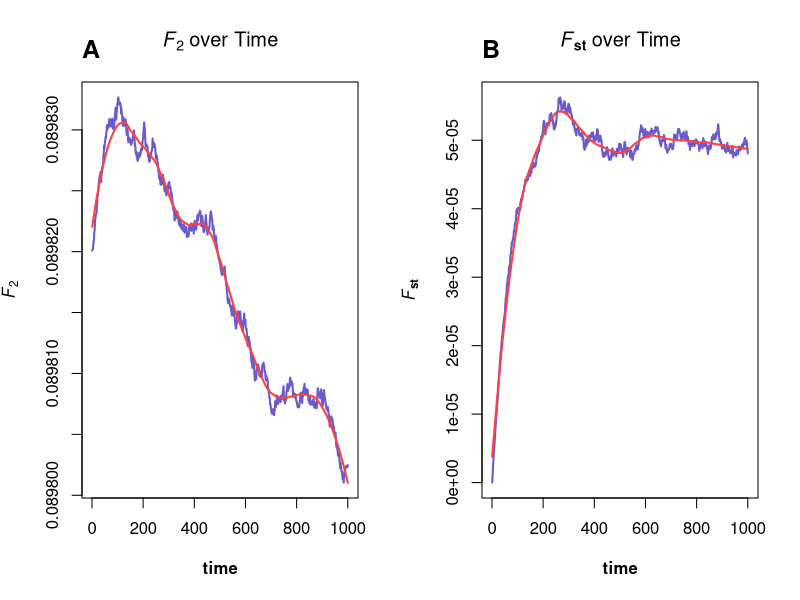

This figure's R source:

calculate_next_gen_num <- function(current_num, N, a1, b1, m, p3) {

  p0 <- current_num / (2 * N)
  p_after_migration <- p0 * (1 - m) + m * p3
  p_after_mutation <- p_after_migration * (1 - a1 - b1) + b1
  
  rbinom(1, 2 * N, p_after_mutation)
}


calculate_next_gen_num2 <- function(current_num, N, a1, b1, m1, p1, m2, p2) {
  p0 <- current_num / (2 * N)
  p_after_migration <- p0 * (1 - m1 - m2) + m1 * p1 + m2 * p2
  p_after_mutation <- p_after_migration * (1 - a1 - b1) + b1
  rbinom(1, 2 * N, p_after_mutation)
}

#----------All three populations are affected by linear evolutionary pressure, but what sets Population 3 apart is that its allele frequencies also change.

F_simulation_modified <- function(N, K, a1, b1, m_ij, p0, p3, num_generations) {
  n_i <- matrix(nrow = K, ncol = num_generations)
  n_i[1, 1] <- 2 * N * p0 
  n_i[2, 1] <- 2 * N * p0
  n_i[3, 1] <- 2 * N * p3  

  for (t in 1:(num_generations - 1)) {
    p1 = n_i[1 , t] / (2 * N)
    p2 = n_i[2 , t] / (2 * N)
    p3 = n_i[3, t] / (2 * N)
    n_i[1, t + 1] <- calculate_next_gen_num(n_i[1, t], N, a1, b1, m_ij[1, 3], p3)
    n_i[2, t + 1] <- calculate_next_gen_num(n_i[2, t], N, a1, b1, m_ij[2, 3], p3)
    n_i[3, t + 1] <- calculate_next_gen_num2(n_i[3, t], N, a1, b1, m_ij[3, 1], p1, m_ij[3, 2], p2)
  }
  p_i <- n_i / (2 * N)
  return(p_i)
}


repeat_simulation_2_modified <- function(N, num_simulations, K, a1, b1, m_ij, p0, p3, num_generations) {
  all_diffs_up <- matrix(0, nrow = num_generations, ncol = num_simulations)
  all_diffs_down <- matrix(0, nrow = num_generations, ncol = num_simulations)
  p1_diff <- matrix(0, nrow = num_generations, ncol = num_simulations)
  for (sim in 1:num_simulations) {
    F_matrix <- F_simulation_modified(N, K, a1, b1, m_ij, p0, p3, num_generations)
    
    p1_freqs <- F_matrix[1, ] / (2 * N)
    p2_freqs <- F_matrix[2, ] / (2 * N)

    p1_diff[, sim] <- (p1_freqs - p0)^2
    all_diffs_up[, sim] <- (p1_freqs - p2_freqs)^2
    all_diffs_down[, sim] <- (p1_freqs + p2_freqs - 2*p1_freqs*p2_freqs)
  }

  mean_diffs <- rowMeans(all_diffs_up) / rowMeans(all_diffs_down)
  mean_p1_diff <- rowMeans(p1_diff)
  return(list(mean_diffs = mean_diffs, mean_p1_diff = mean_p1_diff))
}



N <- 500  
a1 <- 0.0005 
b1 <- 0.0003  
m_ij <- matrix(0.005, nrow = 3, ncol = 3)
m_ij[1,2] <- m_ij[2,1] <- 0
diag(m_ij) <- 1 - 0.005 
m_ij[3,3] <- 1 - 0.005*2
p0 <- 0.3   
p3 <- 0.2   

num_generations <- 1000
num_simulations <- 1000 

set.seed(9)
results <- repeat_simulation_2_modified(N, num_simulations, 3, a1, b1, m_ij, p0, p3, num_generations)
generation_time <- 1:1000

mean_diffs <- results$mean_diffs
loess_fit_st <- loess(mean_diffs ~ generation_time, span = 0.3)  

pred_time_vals_st <- seq(min(generation_time), max(generation_time), length.out = 1000)
pred_vals_st <- predict(loess_fit_st, newdata = data.frame(generation_time = pred_time_vals_st))

F2_values <- results$mean_p1_diff
loess_fit_F2 <- loess(F2_values ~ generation_time, span = 0.3) 

pred_time_vals <- seq(min(generation_time), max(generation_time), length.out = 1000)
pred_F2_vals <- predict(loess_fit_F2, newdata = data.frame(generation_time = pred_time_vals))

par(mfrow=c(1, 2))

plot(generation_time, F2_values, type = 'l', xlab = expression(bold("time")), ylab = expression(italic("F")[bold(2)]), lwd =2,
     main = expression(italic("F")[bold(2)] ~ "over Time"), col = "slateblue")
lines(pred_time_vals, pred_F2_vals, col = "brown1", lwd = 2)  
mtext("A", side = 3, line = 1, at = par("usr")[1], adj = 0, cex = 1.5, font = 2)

# time_interval <- pred_time_vals >= 200 & pred_time_vals <= 280
# preds_interval <- pred_F2_vals[time_interval]
# t_vals_interval <- pred_time_vals[time_interval]

# max_val <- max(preds_interval)
# min_val <- min(preds_interval)
# max_time <- t_vals_interval[which.max(preds_interval)]
# min_time <- t_vals_interval[which.min(preds_interval)]
# max_x <- max_time
# max_y <- max_val
# points(max_x, max_y, col = "tan1", pch = 20, cex = 1.5)
# segments(max_x, par("usr")[3], max_x, max_y, col = "tan1", lty = "dotted" , lwd = 2)
# segments(par("usr")[1], max_y, max_x, max_y, col = "tan1", lty = "dotted" , lwd = 2)
# min_x <- min_time
# min_y <- min_val
# points(min_x, min_y, col = "limegreen", pch = 20, cex = 1.5)
# segments(min_x, par("usr")[3], min_x, min_y, col = "limegreen", lty = "dotted" , lwd = 2)
# segments(par("usr")[1], min_y, min_x, min_y, col = "limegreen", lty = "dotted" , lwd = 2)
# legend("bottomright",                      
#        legend = c("(208, 0.03975635)", "(255, 0.03974821)"), 
#        col = c("tan1", "limegreen"),               
#        pch = 20,                          
#        pt.cex = 1.5,                           
#        cex = 0.8,                          
#        bty = "n",                        
#        bg = 'white',                       
#        box.lwd = 1,                           
#        box.col = "grey50",                     
#        text.col = "black",                   
#        text.font = 2,                          
#        horiz = FALSE)                         
# print(paste("Max value point: (", max_time, ", ", max_val, ")", sep = ""))
# print(paste("Min value point: (", min_time, ", ", min_val, ")", sep = ""))

plot(generation_time, mean_diffs, type = 'l', xlab = expression(bold("time")), ylab = expression(italic("F")[bold(st)]), lwd =2,
     main = expression(italic("F")[bold(st)] ~ "over Time"), col = "slateblue")
lines(pred_time_vals_st, pred_vals_st, col = "brown1", lwd = 2)  
mtext("B", side = 3, line = 1, at = par("usr")[1], adj = 0, cex = 1.5, font = 2)

# time_interval2 <- pred_time_vals >= 200 & pred_time_vals <= 280
# preds_interval2 <- pred_vals2[time_interval2]
# t_vals_interval2 <- pred_time_vals2[time_interval2]
# max_val2 <- max(preds_interval2)
# min_val2 <- min(preds_interval2)
# max_time2 <- t_vals_interval2[which.max(preds_interval2)]
# min_time2 <- t_vals_interval2[which.min(preds_interval2)]
# max_x2 <- max_time2
# max_y2 <- max_val2
# points(max_x2, max_y2, col = "tan1", pch = 20, cex = 1.5)
# max_x2
# max_y2
# segments(max_x2, par("usr")[3], max_x2, max_y2, col = "tan1", lty = "dotted" , lwd = 2)
# segments(par("usr")[1], max_y2, max_x2, max_y2, col = "tan1", lty = "dotted" , lwd = 2)
# time_interval2 <- pred_time_vals2 >= 200 & pred_time_vals2 <= 400
# preds_interval2 <- pred_vals2[time_interval2]
# t_vals_interval2 <- pred_time_vals2[time_interval2]
# min_val2 <- min(preds_interval2)
# min_time2 <- t_vals_interval2[which.min(preds_interval2)]
# min_x2 <- min_time2
# min_y2 <- min_val2
# min_x2
# min_y2
# points(min_x2, min_y2, col = "limegreen", pch = 20, cex = 1.5)
# segments(min_x2, par("usr")[3], min_x2, min_y2, col = "limegreen", lty = "dotted" , lwd = 2)
# segments(par("usr")[1], min_y2, min_x2, min_y2, col = "limegreen", lty = "dotted" , lwd = 2)
# legend("bottomright",                         
#        legend = c("(233, 0.0000123)", "(310, 0.0000106)"),
#        col = c("tan1", "limegreen"),           
#        pch = 20,                         
#        pt.cex = 1.5,                       
#        cex = 0.8,                           
#        bty = "n",                        
#        bg = 'white',                        
#        box.lwd = 1,                   
#        box.col = "grey50",               
#        text.col = "black",                 
#        text.font = 2,                       
#        horiz = FALSE)                        
